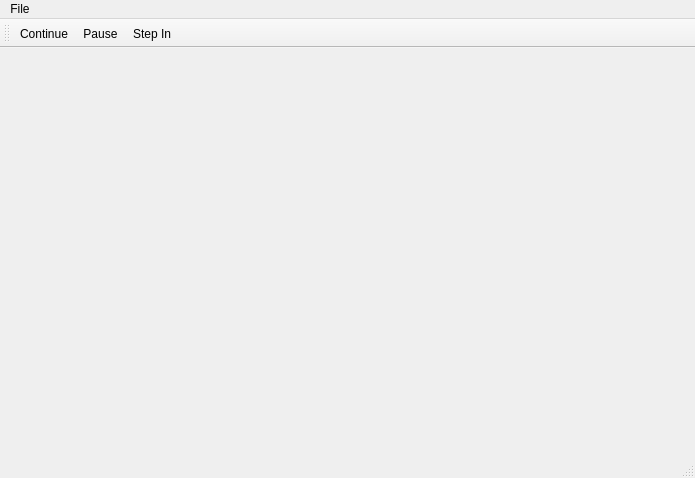
<?xml version="1.0" encoding="UTF-8"?>
<ui version="4.0">
 <class>Debugger</class>
 <widget class="QMainWindow" name="Debugger">
  <property name="geometry">
   <rect>
    <x>0</x>
    <y>0</y>
    <width>695</width>
    <height>478</height>
   </rect>
  </property>
  <property name="windowTitle">
   <string>Debugger</string>
  </property>
  <widget class="QWidget" name="centralwidget"/>
  <widget class="QMenuBar" name="menubar">
   <property name="geometry">
    <rect>
     <x>0</x>
     <y>0</y>
     <width>695</width>
     <height>23</height>
    </rect>
   </property>
   <widget class="QMenu" name="menuTest">
    <property name="title">
     <string>File</string>
    </property>
   </widget>
   <addaction name="menuTest"/>
  </widget>
  <widget class="QStatusBar" name="statusbar"/>
  <widget class="QToolBar" name="toolBar">
   <property name="windowTitle">
    <string>toolBar</string>
   </property>
   <attribute name="toolBarArea">
    <enum>TopToolBarArea</enum>
   </attribute>
   <attribute name="toolBarBreak">
    <bool>false</bool>
   </attribute>
   <addaction name="actionContinue"/>
   <addaction name="actionPause"/>
   <addaction name="actionStep_In"/>
  </widget>
  <action name="actionContinue">
   <property name="icon">
    <iconset resource="../../resource.qrc">
     <normaloff>:/resources/debugger/play.svg</normaloff>:/resources/debugger/play.svg</iconset>
   </property>
   <property name="text">
    <string>Continue</string>
   </property>
   <property name="menuRole">
    <enum>QAction::MenuRole::NoRole</enum>
   </property>
  </action>
  <action name="actionPause">
   <property name="icon">
    <iconset>
     <normaloff>:/debugger/img/resources/debugger/pause.svg</normaloff>:/debugger/img/resources/debugger/pause.svg</iconset>
   </property>
   <property name="text">
    <string>Pause</string>
   </property>
   <property name="menuRole">
    <enum>QAction::MenuRole::NoRole</enum>
   </property>
  </action>
  <action name="actionStep_In">
   <property name="icon">
    <iconset>
     <normaloff>:/debugger/img/resources/debugger/arrow-down.svg</normaloff>:/debugger/img/resources/debugger/arrow-down.svg</iconset>
   </property>
   <property name="text">
    <string>Step In</string>
   </property>
   <property name="menuRole">
    <enum>QAction::MenuRole::NoRole</enum>
   </property>
  </action>
 </widget>
 <resources>
  <include location="../../resource.qrc"/>
 </resources>
 <connections/>
</ui>
